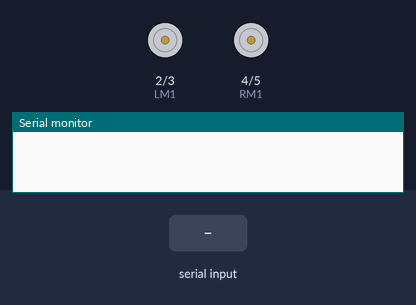
Bench run of a sketch on a simulated Arduino Uno, built with avr-gcc and run on an emulated ATmega328P. Shown: motor-driver pin pairs drawn as motors (green arrow = first pin HIGH = forward, orange = second pin HIGH = backward, longer = more drive), the last lines printed to the serial monitor. Inputs (shaded band) come from the test bench.

Above: at 1.2 s.
1.3 s: "F" received over Serial
At 1.7 s:
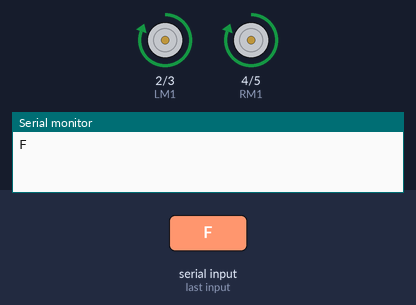
2.8 s: "B" received over Serial
At 4.0 s:
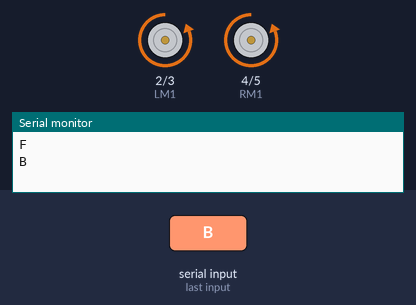
4.3 s: "L" received over Serial
At 5.2 s:
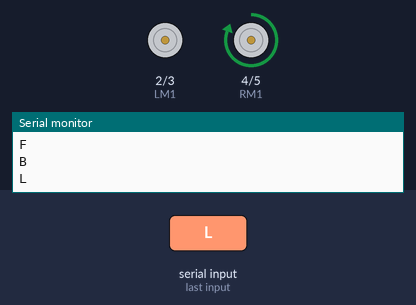
5.8 s: "R" received over Serial
At 6.4 s:
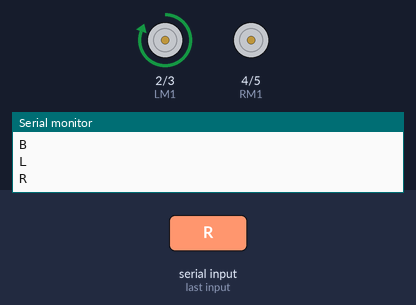
7.3 s: "J" received over Serial
At 8.5 s:
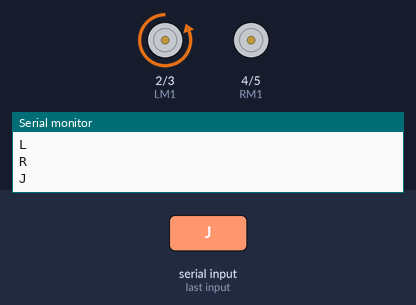
8.8 s: "H" received over Serial
At 9.9 s:
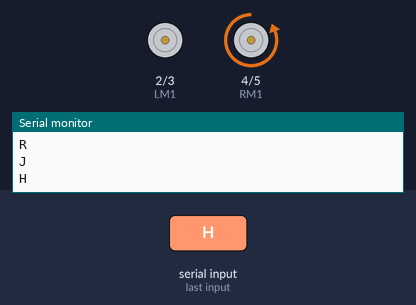
Timing chart, 0 to 11.3 s (numbered marks = the images above; inputs shaded):
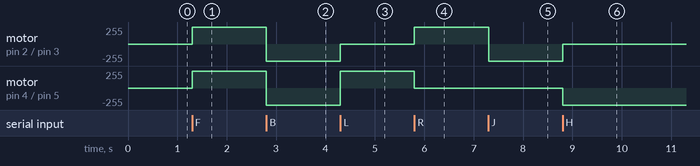

The sketch:

blutoothBot_test.ino
```cpp
#define LM1 2 // left motor LM1
#define LM2 3 // left motor LM2
#define RM1 4 // right motor RM1
#define RM2 5 // right motor RM2

char val;

void setup()
{
pinMode(LM1, OUTPUT);
pinMode(LM2, OUTPUT);
pinMode(RM1, OUTPUT);
pinMode(RM2, OUTPUT);
Serial.begin(9600);
}

void loop()
{
  while (Serial.available() > 0)
  {
  val = Serial.read();
  Serial.println(val);
  }

  if( val == 'F') // Forward
    {
      digitalWrite(LM1, HIGH);
      digitalWrite(LM2, LOW);
      digitalWrite(RM1, HIGH);
      digitalWrite(RM2, LOW);
    }
  else if(val == 'B') // Backward
    {
      digitalWrite(LM1, LOW);
      digitalWrite(LM2, HIGH);
      digitalWrite(RM1, LOW);
      digitalWrite(RM2, HIGH);
    }

    else if(val == 'L') //Left
    {
    digitalWrite(LM1, LOW);
    digitalWrite(LM2, LOW);
    digitalWrite(RM1, HIGH);
    digitalWrite(RM2, LOW);
    }
    else if(val == 'R') //Right
    {
    digitalWrite(LM1, HIGH);
    digitalWrite(LM2, LOW);
    digitalWrite(RM1, LOW);
    digitalWrite(RM2, LOW);
    }

  else if(val == 'S') //Stop
    {
    digitalWrite(LM1, LOW);
    digitalWrite(LM2, LOW);
    digitalWrite(RM1, LOW);
    digitalWrite(RM2, LOW);
    }
  else if(val == 'I') //Forward Right
    {
    digitalWrite(LM1, HIGH);
    digitalWrite(LM2, LOW);
    digitalWrite(RM1, LOW);
    digitalWrite(RM2, LOW);
    }
  else if(val == 'J') //Backward Right
    {
    digitalWrite(LM1, LOW);
    digitalWrite(LM2, HIGH);
    digitalWrite(RM1, LOW);
    digitalWrite(RM2, LOW);
    }
   else if(val == 'G') //Forward Left
    {
    digitalWrite(LM1, LOW);
    digitalWrite(LM2, LOW);
    digitalWrite(RM1, HIGH);
    digitalWrite(RM2, LOW);
    }
  else if(val == 'H') //Backward Left
    {
    digitalWrite(LM1, LOW);
    digitalWrite(LM2, LOW);
    digitalWrite(RM1, LOW);
    digitalWrite(RM2, HIGH);
    }
}
```

Measured:
- after the input at 1.3 s, motor on pin 2 (LM1) / pin 3 (LM2), motor on pin 4 (RM1) / pin 5 (RM2): stopped → forward 255/255 at once
- after the input at 2.8 s, motor on pin 2 (LM1) / pin 3 (LM2), motor on pin 4 (RM1) / pin 5 (RM2): forward 255/255 → backward 255/255 at once
- after the input at 4.3 s, motor on pin 2 (LM1) / pin 3 (LM2): backward 255/255 → stopped at once; motor on pin 4 (RM1) / pin 5 (RM2): backward 255/255 → forward 255/255 at once
- after the input at 5.8 s, motor on pin 2 (LM1) / pin 3 (LM2): stopped → forward 255/255 at once; motor on pin 4 (RM1) / pin 5 (RM2): forward 255/255 → stopped at once
- after the input at 7.3 s, motor on pin 2 (LM1) / pin 3 (LM2): forward 255/255 → backward 255/255 at once
- after the input at 8.8 s, motor on pin 2 (LM1) / pin 3 (LM2): backward 255/255 → stopped at once; motor on pin 4 (RM1) / pin 5 (RM2): stopped → backward 255/255 at once
